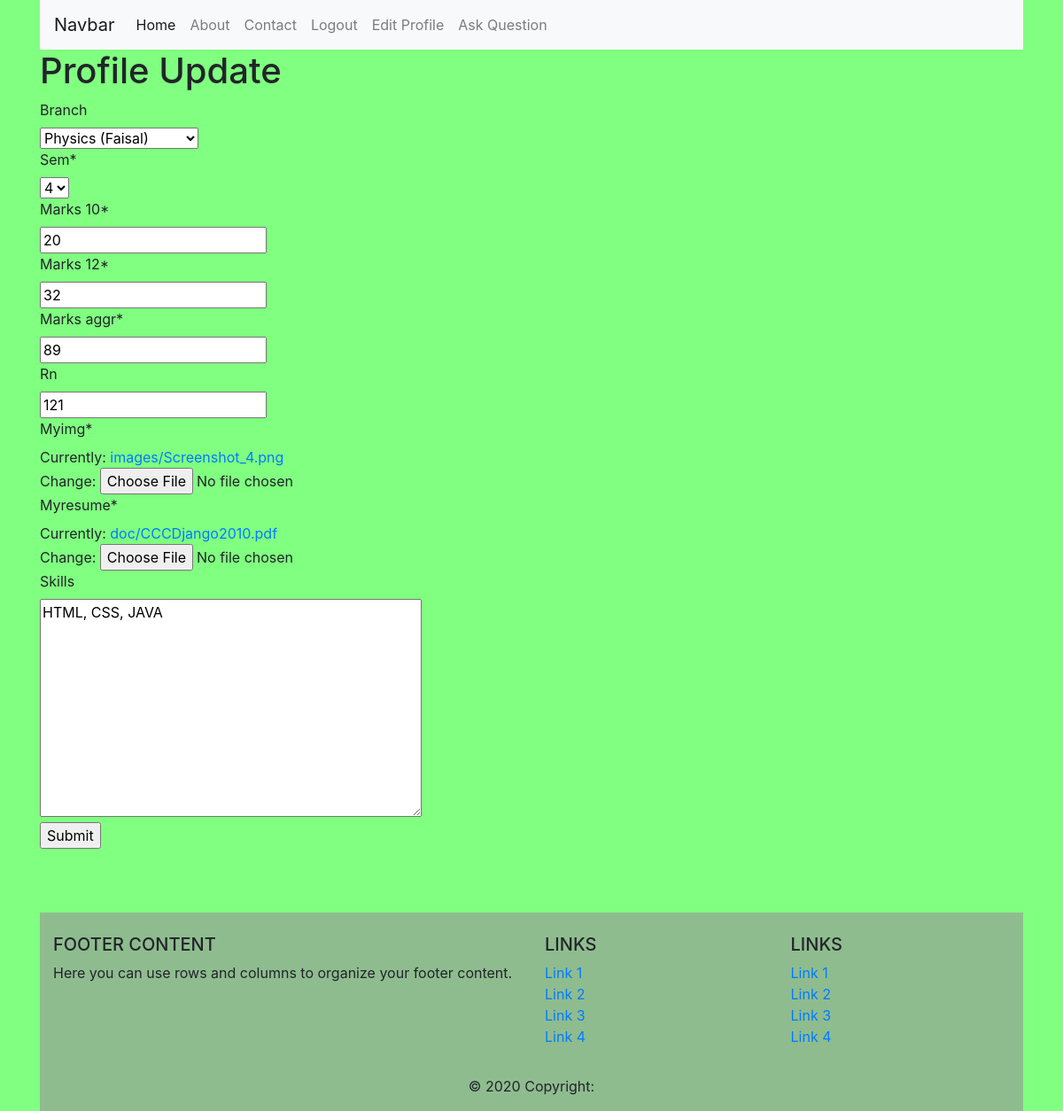
Page /college/profile/edit/4 (signed in) on the committed database.
### college/models.py (models this page shows, shortened)
class Profile(models.Model):
    user = models.OneToOneField(to=User, on_delete=CASCADE)
    branch = models.ForeignKey(to=Branch, on_delete=CASCADE, null=True, blank=True)
    sem = models.IntegerField(default=1, choices=((1,1), (2,2), (3,3), (4,4), (5,5), (6,6), (7,7), (8,8)))
    marks_10 = models.IntegerField(default=0, validators=[MinValueValidator(0), MaxValueValidator(100)])
    marks_12 = models.IntegerField(default=0, validators=[MinValueValidator(0), MaxValueValidator(100)])
    marks_aggr = models.IntegerField(default=0, validators=[MinValueValidator(0), MaxValueValidator(100)])
    rn = models.IntegerField(validators=[MinValueValidator(1)], null=True, blank=True, unique=True)
    pn = models.CharField(validators=[RegexValidator("^0?[5-9]{1}\d{9}$")], max_length=15, null=True, blank=True)
    skills = models.TextField(null=True, blank=True)
    myimg=models.ImageField(upload_to = "images\\", null=True)
    myresume=models.FileField(upload_to = "doc\\", null=True)

### college/views.py (the view)
# urls.py: path('profile/edit/<int:pk>', views.ProfileUpdateView.as_view(success_url="/college/mylist"), name='profile-update'),
@method_decorator(login_required, name="dispatch")
class ProfileUpdateView(UpdateView):
    model = Profile
    fields = ["branch", "sem", "marks_10", "marks_12", "marks_aggr", "rn", "myimg", "myresume", "skills"]

### college/models.py (called while the page is built)
    def __str__(self):
        return "%s (%s)" % (self.name, self.hod)

### college/templates/college/profile_form.html (shortened to what this page needs)
{% extends 'base.html' %}
{% load crispy_forms_tags %}
{% block content %}
<h1>Profile Update</h1>
<form method="post" enctype="multipart/form-data">
{{form| crispy }}
<input type="submit" />
</form>
{% endblock %}

### college/static/style.css (style rules this page uses)
body { background-color: #80ff80; }

### rows in the picture
Profile: branch "Physics (Faisal)", sem "4", marks_10 "20", marks_12 "32", marks_aggr "89", rn "121", skills "HTML, CSS, JAVA"
